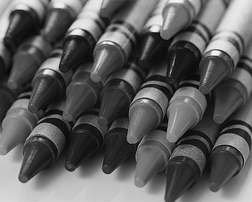
#> input picture HW1/hw1/images/crayons.bmp, 252 x 202 px, shrunk from 600 x 480 before the run
$ jupyter execute --allow-errors hw1_cs682.ipynb   (shell and % lines are left out)
#> lines starting #> are read from the running program, lines starting #| are printed output that depends on the picture
# HW1 : Image Demosaicing and Image Operations

This assignment is a warm-up assignment. We will try to provide you an iPython Notebook (like this) for all the future assignments! The notebook will provide you some further instructions(implementation related mainly), in addition to the ones provided on class webpage.

### Import statements

The following cell is only for import statements. You can use any of the 3 : cv2, matplotlib or skimage for image i/o and other functions. We will provide you the names of the relevant functions for each module. __{For convenience provided at the end of the class assignment webpage}__

[cell 1]
import numpy as np
import cv2
import matplotlib.image as mpimg
import matplotlib.pyplot as plt
import skimage
import scipy

### Reading the Mosaic Image

[cell 2]
IMG_DIR = 'images/'
IMG_NAME = 'crayons.bmp'

[cell 3]
def read_image(IMG_NAME):
#> called with IMG_NAME = 'images/crayons.bmp'
    img = mpimg.imread(IMG_NAME)
#> img is the input picture: shape (202, 252, 3); min 0, max 255, mean 92.4
    return img

[cell 4]
# For a sanity check, display your image here
print(IMG_NAME)
mosaic_img = read_image(IMG_DIR+IMG_NAME)
plt.imshow(mosaic_img)

### Linear Interpolation

[cell 5]
### HINT : You might want to use filters

[cell 6]
### HINT : To use filters you might want to write your kernels

[cell 7]
### HINT : For writing your kernels you might want to see the RGB Pattern provided on the website

[cell 8]
### HINT : To improve your kernels, you might want to use the squared difference
###        between your solution image and the original image

[cell 9]
def get_solution_image(mosaic_img):
    '''
    This function should return the soln image.
    Feel free to write helper functions in the above cells
    as well as change the parameters of this function.
    '''
    mosaic_shape = np.shape(mosaic_img)
#> mosaic_shape = (202, 252, 3)
    soln_image = np.zeros((mosaic_shape[0], mosaic_shape[1], 3))
    ### YOUR CODE HERE ###
    return soln_image

[cell 10]
def compute_errors(soln_image, original_image):
    '''
    Compute the Average and Maximum per-pixel error
    for the image.

    Also generate the map of pixel differences
    to visualize where the mistakes are made
    '''
    return pp_err, max_err

We provide you with 3 images to test if your solution works. Once it works, you should generate the solution for test image provided to you.

[cell 11]
mosaic_img = read_image('crayons.bmp')
soln_image = get_solution_image(mosaic_img)
#> soln_image: shape (202, 252, 3) float64; every value is 0
original_image = read_image('crayons.jpg')
#> call 3 of read_image, with IMG_NAME = 'crayons.jpg'
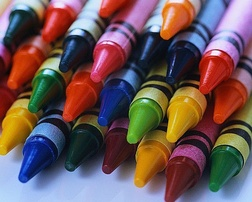
#> input picture HW1/hw1/images/crayons.jpg, 252 x 202 px, shrunk from 600 x 480 before the run, found by its file name
#> in read_image, img is the input picture: shape (202, 252, 3); mean R, G, B 109.2, 86.5, 87.5
# For sanity check display your solution image here
### YOUR CODE

#> (a cell that did not finish here is left out)

[cell 13]
mosaic_img = read_image('iceberg.bmp')
#> call 4 of read_image, with IMG_NAME = 'iceberg.bmp'
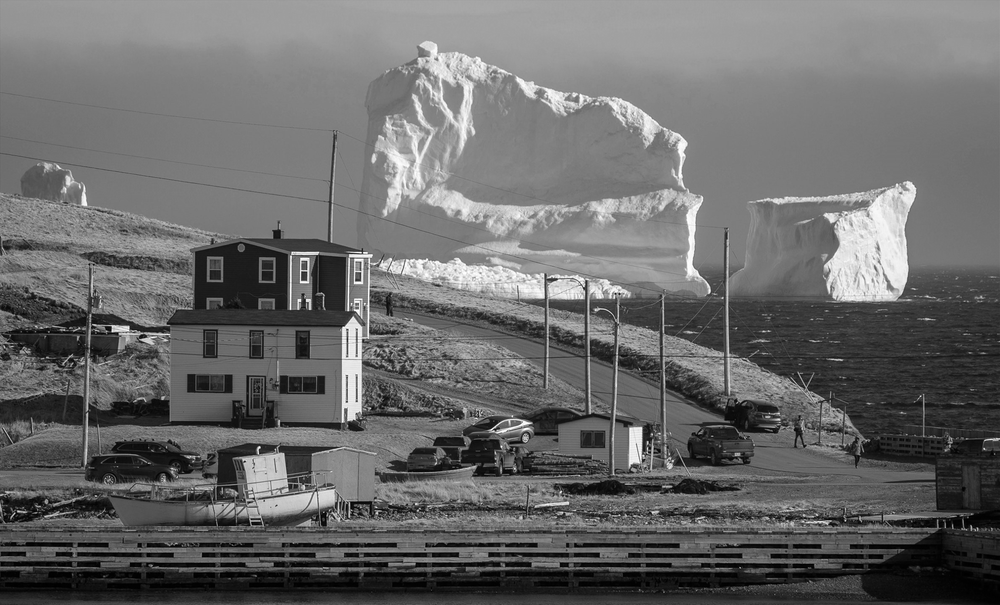
#> input picture HW1/hw1/images/iceberg.bmp, 1000 x 605 px, shrunk from 2382 x 1440 before the run, found by its file name
#> in read_image, img is the input picture: shape (605, 1000); min 0, max 255, mean 105.8
soln_image = get_solution_image(mosaic_img)
#> soln_image: shape (605, 1000, 3) float64; every value is 0
original_image = read_image('iceberg.jpg')
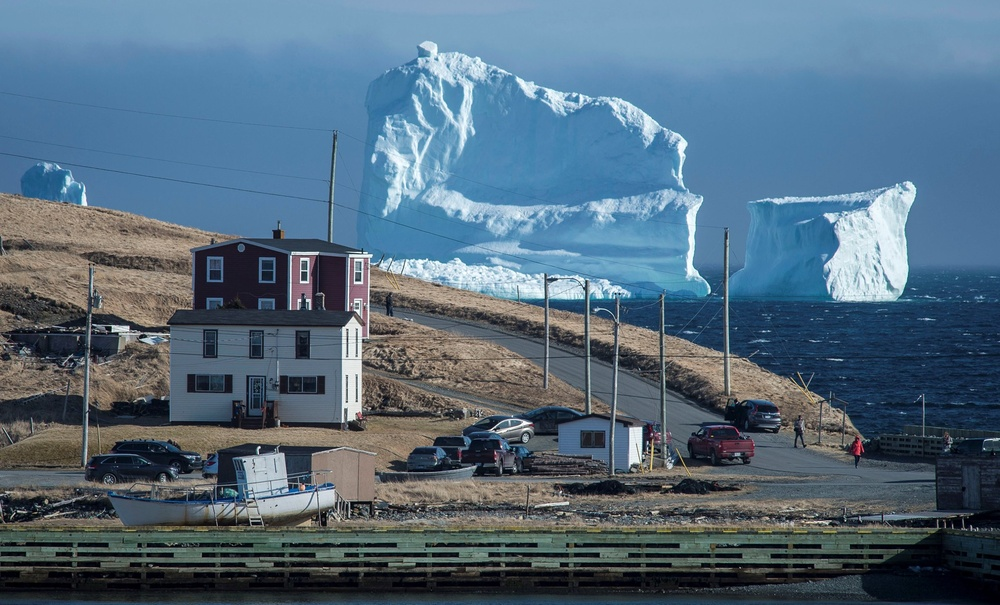
#> input picture HW1/hw1/images/iceberg.jpg, 1000 x 605 px, shrunk from 2382 x 1440 before the run, found by its file name
#> in read_image, img is the input picture: shape (605, 1000, 3); mean R, G, B 84.2, 107.1, 124.9
# For sanity check display your solution image here
### YOUR CODE

#> (a cell that did not finish here is left out)

[cell 15]
mosaic_img = read_image('tony.bmp')
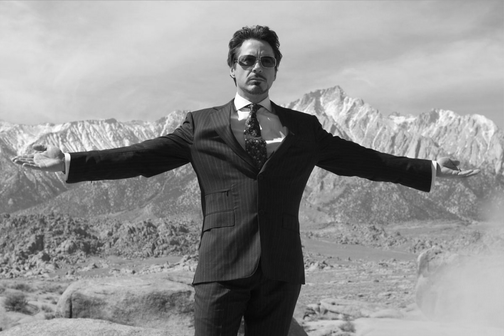
#> input picture HW1/hw1/images/tony.bmp, 504 x 336 px, shrunk from 1200 x 800 before the run, found by its file name
#> in read_image, img is the input picture: shape (336, 504); min 4, max 255, mean 146.1
soln_image = get_solution_image(mosaic_img)
#> soln_image: shape (336, 504, 3) float64; every value is 0
original_image = read_image('tony.jpg')
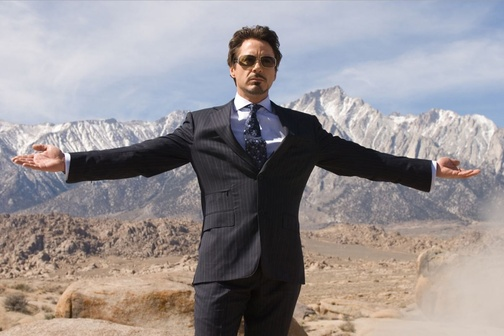
#> input picture HW1/hw1/images/tony.jpg, 504 x 336 px, shrunk from 1200 x 800 before the run, found by its file name
#> in read_image, img is the input picture: shape (336, 504, 3); mean R, G, B 150.1, 144.1, 146.1
# For sanity check display your solution image here
### YOUR CODE
